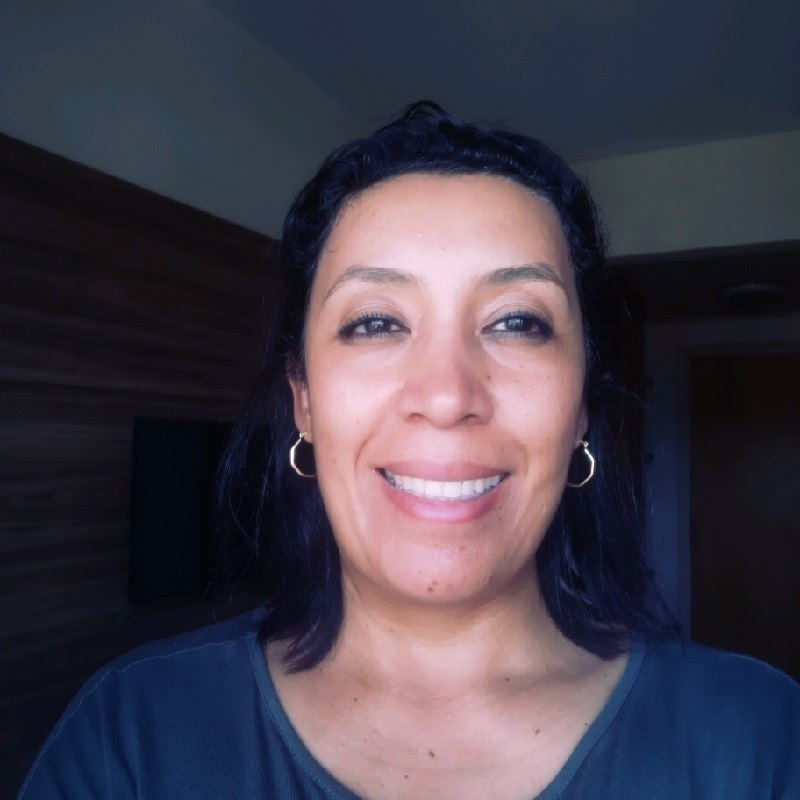
#> input picture Curso_em_Video/Luciene.jpg, 800 x 800 px
$ python Teste_Gif_2.py
#> lines starting #> are read from the running program, lines starting #| are printed output that depends on the picture; after the words box and inside, x2 and y2 are one past the last pixel; in counts of white or black regions, pixels touching at a corner belong together
#Não rodou...sabe Deus o porque
import cv2
import imageio

img = cv2.imread("Luciene.jpg")
#> img is the input picture: shape (800, 800, 3); mean B, G, R 74.7, 61.8, 67.2
f = []

for i in range(50, 0, -1):
    ed = cv2.Canny(img, 100+i, 100+(2*i))
    f.append(ed)
#> this loop made 50 passes
#> pass 1, `ed = cv2.Canny(img, 100+i, 100+(2*i))`:
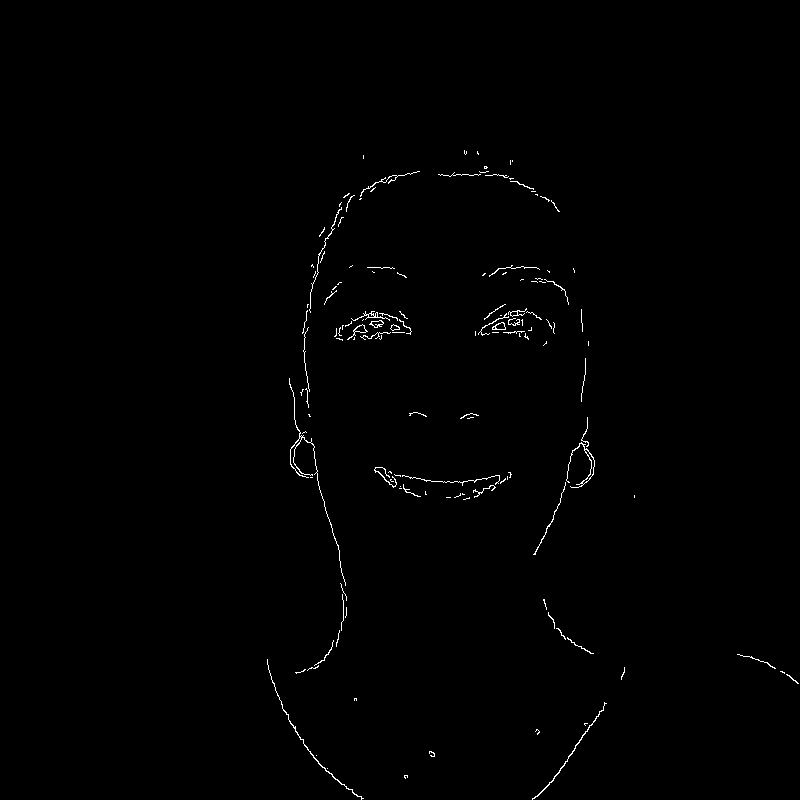
#> ed: shape (800, 800); 0.56% white in thin lines or dots, all inside (x1, y1, x2, y2) = (267, 150, 799, 800)
#> after the loop, f = 50 items

with imageio.get_writer("Luciene.gif", mode="I") as writer:
    for idx, frame in enumerate(f):
        writer.append_data(frame)

print('Fim')

$ run again, with Curso_em_Video/Amigos.jpg copied over Curso_em_Video/Luciene.jpg
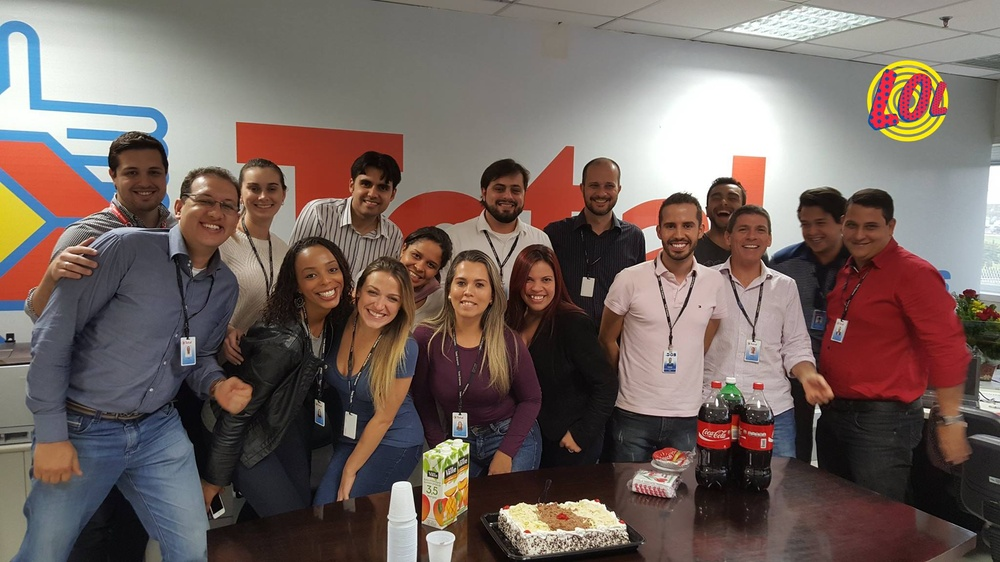
#> input picture Curso_em_Video/Amigos.jpg, 1000 x 562 px, shrunk from 2048 x 1152 before the run
#> img is the input picture: shape (562, 1000, 3); mean B, G, R 95.1, 100, 115.2
#> the loop `for i in range(50, 0, -1):` made 50 passes
#> pass 1, `ed = cv2.Canny(img, 100+i, 100+(2*i))`:
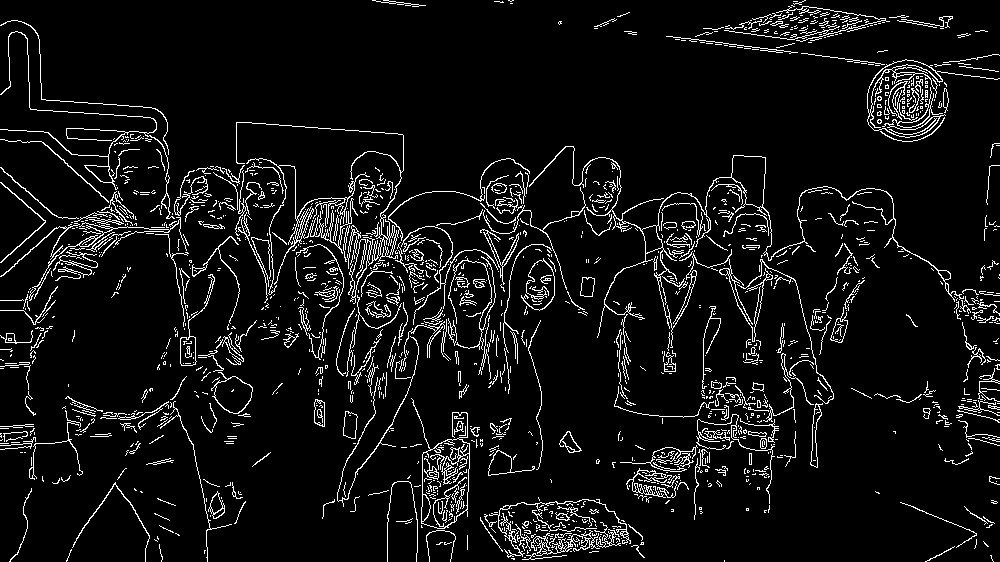
#> ed: shape (562, 1000); 6.8% white in thin lines or dots
#> after the loop `for i in range(50, 0, -1):`: f = 50 items
#> the loop `for idx, frame in enumerate(f):` made 50 passes

$ run again, with Curso_em_Video/Familia.jpg copied over Curso_em_Video/Luciene.jpg
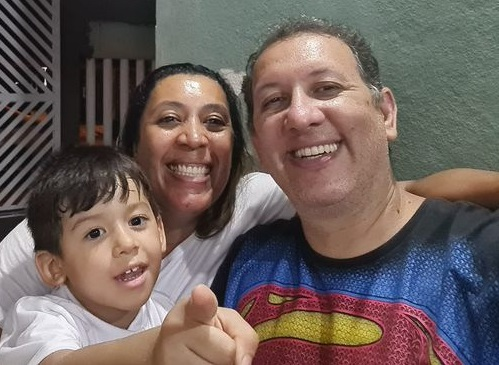
#> input picture Curso_em_Video/Familia.jpg, 499 x 365 px
#> img is the input picture: shape (365, 499, 3); mean B, G, R 92.4, 96.3, 109.5
#> the loop `for i in range(50, 0, -1):` made 50 passes
#> pass 1, `ed = cv2.Canny(img, 100+i, 100+(2*i))`:
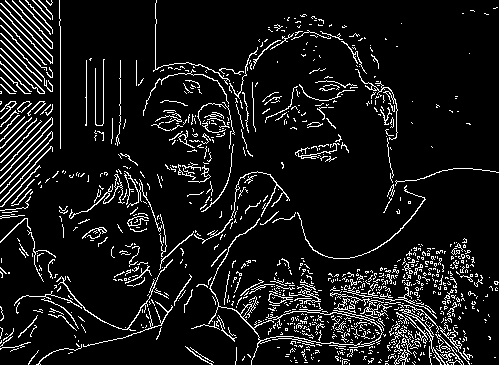
#> ed: shape (365, 499); 9.2% white in thin lines or dots
#> pass 2, `ed = cv2.Canny(img, 100+i, 100+(2*i))`:
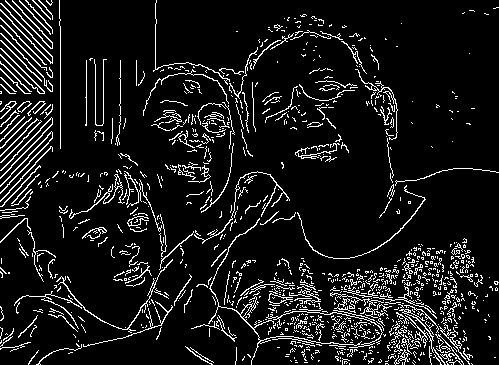
#> ed: shape (365, 499); 9.4% white in thin lines or dots
#> after the loop `for i in range(50, 0, -1):`: f = 50 items
#> the loop `for idx, frame in enumerate(f):` made 50 passes
